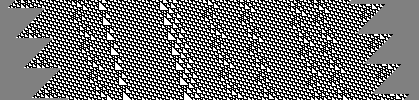
#> input picture blocks/G.png, 419 x 100 px, given in place of A.png, which was not available
$ python extract_blocks.py
#> lines starting #> are read from the running program, lines starting #| are printed output that depends on the picture; pictures that were not available may be replaced by others from this repository, and a replacement may not be noted
"""
Extract bit-sequence rows from Cook's block PNG images.

Source blocks from: github.com/inexxt/rule_110 (images originally from Cook 2009, arXiv:0906.3248).
Primary reference: Matthew Cook, "A Concrete View of Rule 110 Computation",
                   EPTCS 1, 2009, pp. 31-55, arXiv:0906.3248.

Block key (Cook 2008, §1.4):
  A, B    — ossifier blocks (period 3 lines)
  C       — central anchor (non-periodic; t=0 row marked with ORIG_ZERO=179)
  D, E, F, G  — central region blocks (period 30 lines)
  H, I, J, K, L  — right-hand side appendant blocks (period 30 lines)

Block → CTS encoding:
  CTS tape bit 0 → blocks E, D  (stationary: C2 glider absent at slot)
  CTS tape bit 1 → blocks F, D  (stationary: C2 glider present at slot)
  Last D in central region → G
  Each CTS appendant Y (1) → I, I
  Each CTS appendant N (0) → I, J
  First I in each non-empty appendant → K, H
  Empty appendant → L
  First K of the sequence is moved to the very end.

Phase constants (from symbols_to_bits.py):
  CONST_LEFT_PHASE = 7
  true_right_phases = {D:21, E:29, F:23, G:4, H:0, I:16, J:22, K:8, L:7}
  change_of_phase(incoming, right_phase) = ((7+1) - right_phase + incoming) % 30
"""

import numpy as np
from PIL import Image
from pathlib import Path
import json

ORIG_BACKGROUND = 128
ORIG_WHITE = 255
ORIG_BLACK = 0
ORIG_ZERO = 179  # marks t=0 row in block C
NEW_BACKGROUND = 0
NEW_WHITE = 255
NEW_BLACK = 128
NEW_ZERO = 0

BLOCKS_DIR = Path(__file__).parent.parent / "blocks"

def load_block(name):
#> called with name = 'A'
    img = np.array(Image.open(BLOCKS_DIR / f"{name}.png"))
#> img is the input picture: shape (100, 419); min 0, max 255, mean 112.8
    if img.ndim == 3:
        img = img[:, :, 0]
    m = {ORIG_BACKGROUND: NEW_BACKGROUND, ORIG_WHITE: NEW_WHITE,
         ORIG_BLACK: NEW_BLACK, ORIG_ZERO: NEW_ZERO}
    return np.vectorize(lambda x: m.get(int(x), int(x)))(img)
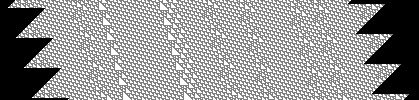
#> returned value: shape (100, 419) int64; min 0, max 255, mean 149

def get_row_bits(block_img, y):
    """Return the non-background cells of row y as a list of 0/1."""
#> called with y = 0
    nrows = block_img.shape[0]
#> nrows = 100
    row = block_img[y % nrows, :]
#> row = 419 values, max 255 at index 15, min 0 at index 0, mean 145.7
    non_bg = row[row != NEW_BACKGROUND]
#> non_bg = 336 values, max 255 at index 0, min 128 at index 1, mean 181.7
    return [1 if v == NEW_WHITE else 0 for v in non_bg]

def extract_all_blocks():
    blocks = {}
    for name in list("ABCDEFGHIJKL"):
        img = load_block(name)
        period = 3 if name in ("A", "B") else 30
        rows = [get_row_bits(img, y) for y in range(period)]
#> rows = 3 items
        blocks[name] = {"period": period, "rows": rows, "shape": list(img.shape)}
#> pass 2 of the loop in extract_all_blocks, `for name in list("ABCDEFGHIJKL"):`:
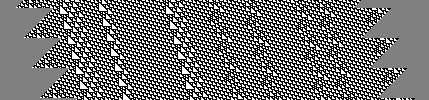
#> input picture blocks/K.png, 429 x 100 px, given in place of B.png, which was not available
#> in load_block, img is the input picture: shape (100, 429); min 0, max 255, mean 113.9
#> in load_block (call 2), `return np.vectorize(lambda x: m.get(int(x), int(x)))(img)`:
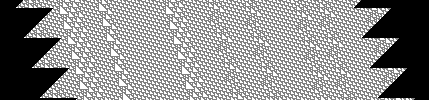
#> returned value: shape (100, 429) int64; min 0, max 255, mean 144

    # Find t=0 row in block C
    C_raw = np.array(Image.open(BLOCKS_DIR / "C.png"))
    if C_raw.ndim == 3: C_raw = C_raw[:, :, 0]
    zero_rows = [i for i in range(C_raw.shape[0]) if 179 in C_raw[i, :]]
    zero_loc = zero_rows[0] % 30
    blocks["C"]["zero_loc"] = zero_loc
    blocks["C"]["t0_row"] = blocks["C"]["rows"][zero_loc]

    return blocks

def print_summary(blocks):
    print("Cook Rule 110 block summary")
    print("=" * 60)
    print(f"Block C t=0 row (zero_loc={blocks['C']['zero_loc']}):")
    print(f"  {''.join(map(str, blocks['C']['t0_row']))} ({len(blocks['C']['t0_row'])} bits)")
    print()
    for name in list("ABCDEFGHIJKL"):
        b = blocks[name]
        print(f"Block {name}: period={b['period']}, shape={b['shape']}")
        for i, row in enumerate(b['rows'][:5]):
            marker = f" ← t=0" if name=="C" and i==b.get("zero_loc", -1) else ""
            print(f"  row {i:2d}: {''.join(map(str,row[:60]))}{'...' if len(row)>60 else ''} ({len(row)} bits){marker}")
        if len(b['rows']) > 5:
            print(f"  ... ({b['period']-5} more rows)")

if __name__ == "__main__":
#> (the run stopped early here; a loop or call above may not have finished)
